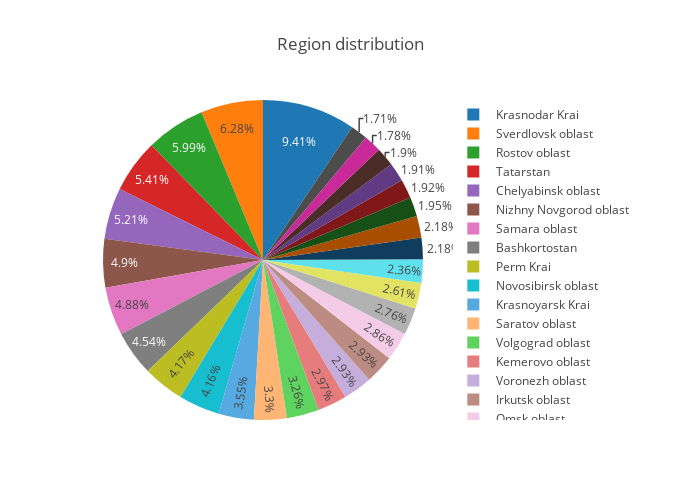

Here is the notebook cell this chart was saved with:
### Code cell
temp_series = train_df['region_en'].value_counts()
labels = (np.array(temp_series.index))
sizes = (np.array((temp_series / temp_series.sum())*100))

trace = go.Pie(labels=labels, values=sizes)
layout = go.Layout(
    title='Region distribution',
    width=700,
    height=500,
)
data = [trace]
fig = go.Figure(data=data, layout=layout)
py.iplot(fig, filename="region")

### Figure 1 — Plotly figure (JSON) as saved in the notebook; plotly's stock layout.template omitted (floating-point values rounded to 4 significant figures)
{"data": [{"labels": [" Krasnodar Krai", " Sverdlovsk oblast", " Rostov oblast", " Tatarstan", " Chelyabinsk oblast", " Nizhny Novgorod oblast", " Samara oblast", " Bashkortostan", " Perm Krai", " Novosibirsk oblast", " Krasnoyarsk Krai", " Saratov oblast", " Volgograd oblast", " Kemerovo oblast", " Voronezh oblast", " Irkutsk oblast", " Omsk oblast", " Altai Krai", " Stavropol Krai", " Tyumen oblast", " Yaroslavl oblast", " Kaliningrad oblast", " Orenburg oblast", " Belgorod oblast", " Khanty-Mansi Autonomous Okrug", " Udmurtia", " Vladimir oblast", " Tula oblast"], "type": "pie", "values": [9.406, 6.284, 5.986, 5.407, 5.211, 4.898, 4.883, 4.542, 4.171, 4.156, 3.555, 3.302, 3.259, 2.969, 2.934, 2.929, 2.856, 2.762, 2.607, 2.355, 2.183, 2.179, 1.949, 1.92, 1.91, 1.898, 1.779, 1.712]}], "layout": {"height": 500, "title": "Region distribution", "width": 700}}
